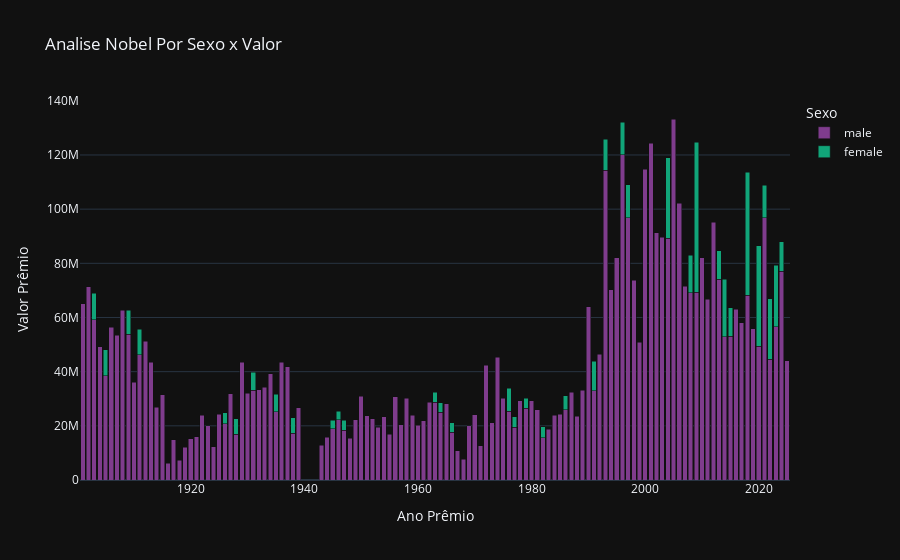

The notebook cell saved with this chart:
### Code cell
df_dados_ano = px.bar(
    df_nobel_ano,
    x='award_year',
    y='prize_amount_adjusted',
    color='sex',
    color_discrete_sequence=px.colors.qualitative.Bold,
    barmode='stack',
    title='Analise Nobel Por Sexo x Valor',
    labels= {
        'award_year' : 'Ano Prêmio',
        'prize_amount_adjusted' : 'Valor Prêmio',
        'sex': 'Sexo'
    }
)
df_dados_ano.show()
